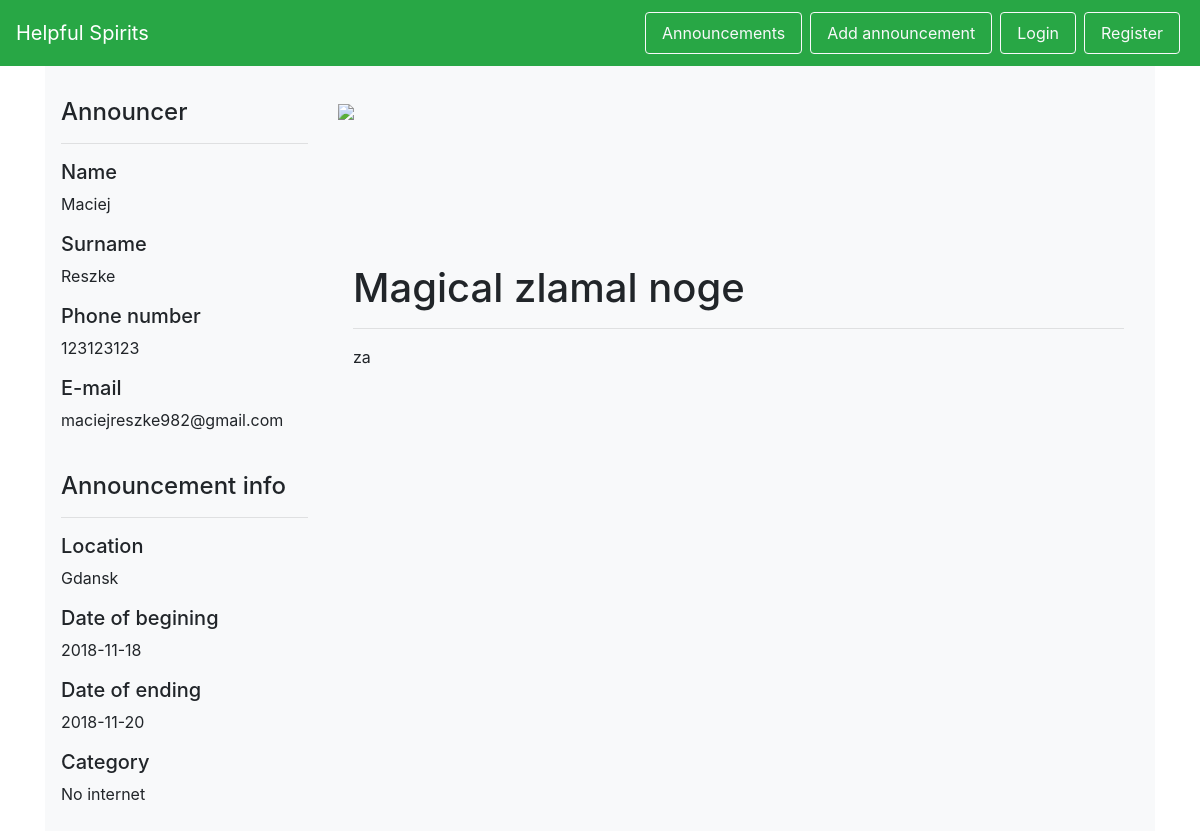
The app's page /posters/15 with its own data.
### helpful_spirits/models.py (models this page shows, shortened)
class User(db.Model, UserMixin):
    id = db.Column(db.Integer, primary_key=True)
    firstname = db.Column(db.String(50), nullable=False)
    surname = db.Column(db.String(50), nullable=False)
    birthday = db.Column(db.Date, nullable=False)
    phone = db.Column(db.String, nullable=False)
    password_hash = db.Column(db.String, nullable=False)
    email = db.Column(db.String)
    @staticmethod
    def get_by_id(id):
        return User.query.filter_by(id=id).first()

class City(db.Model):
    id = db.Column(db.Integer, primary_key=True)
    id = db.Column(db.Integer, primary_key=True)
    name = db.Column(db.String(50), nullable=False, unique=True)
    volunteers = db.relationship('Volunteer', backref='city')
    locations = db.relationship('Location', backref='city')

class Poster(db.Model):
    id = db.Column(db.Integer, primary_key=True)
    add_date = db.Column(db.Date, nullable=False)
    start_date = db.Column(db.Date, nullable=False)
    end_date = db.Column(db.Date)
    is_active = db.Column(db.Boolean, nullable=False)
    title = db.Column(db.String(100), nullable=False)
    description = db.Column(db.String(1000), nullable=False)
    location_id = db.Column(db.Integer, db.ForeignKey('location.id'), nullable=False)
    victim_id = db.Column(db.Integer, db.ForeignKey('victim.id'), nullable=False)
    category_id = db.Column(db.Integer, db.ForeignKey('category.id'), nullable=False)
    @staticmethod
    def get_by_id(id):
        return Poster.query.filter_by(id=id).first()

class Category(db.Model):
    id = db.Column(db.Integer, primary_key=True)
    name = db.Column(db.String(50), nullable=False)
    danger_level = db.Column(db.Integer, nullable=False)
    posters = db.relationship('Poster', backref='category')

### helpful_spirits/views.py (the view)
@app.route('/posters/<id>')
def poster(id):
    seksmisje = Seksmisja.query.filter_by(poster_id=id).all()
    form = AddPoster()
    poster = Poster.get_by_id(id)
    if poster is None:
        return redirect(url_for('posters'))
    victim = Victim.find_user_by_id(poster.victim_id)
    return render_template('poster.html', poster=poster, form=form, victim=victim, v_id=seksmisje)

### helpful_spirits/models.py (called while the page is built)
    @staticmethod
    def find_user_by_id(id):
        return User.get_by_id(id)

### helpful_spirits/templates/poster.html (shortened to what this page needs)
{% extends 'base.html' %}
{% from "includes/_forms.html" import render_field %}
{% block body %}
    <div id="wrapper-div" class="py-3" style="background-color: #f8f9fa;">
        <div class="row py-3 px-3">
            <div class="col-md-3 col-xs-12">
                <h4>Announcer</h4>
                <hr/>
                <h5>Name</h5>
                <p>{{ victim.firstname }}</p>
                <h5>Surname</h5>
                <p>{{ victim.surname }}</p>
                <h5>Phone number</h5>
                <p>{{ victim.phone }}</p>
                <h5>E-mail</h5>
                <p>{{ victim.email }}</p>
                <br/>
                <h4>Announcement info</h4>
                <hr/>
                <h5>Location</h5>
                <p>{{ poster.location.city.name }}</p>
                <h5>Date of begining</h5>
                <p>{{ poster.add_date }}</p>
                <h5>Date of ending</h5>
                <p>{{ poster.end_date }}</p>
                <h5>Category</h5>
                <p>{{ poster.category.name }}</p>
            </div>
            <div class="col-md-9 col-xs-12">
                <div class="img-wrapper" style="min-height:150px;"><img src="https://i.imgur.com/asZD3Y4.jpg"
                                                                        style="min-height:100%; width:100%;"></img>
                </div>
                <div class="container py-3">
                    <h1>{{ poster.title }}</h1>
                    <hr/>
                    <p>{{ poster.description }}</p>
                </div>
            </div>
        </div>
    </div>
{% endblock %}

### records on screen
User: firstname "Maciej", surname "Reszke", phone "123123123", email "maciejreszke982@gmail.com"
City: location.city.name "Gdansk"
Poster: add_date "2018-11-18", end_date "2018-11-20", title "Magical zlamal noge", description "za"
Category: category.name "No internet"
